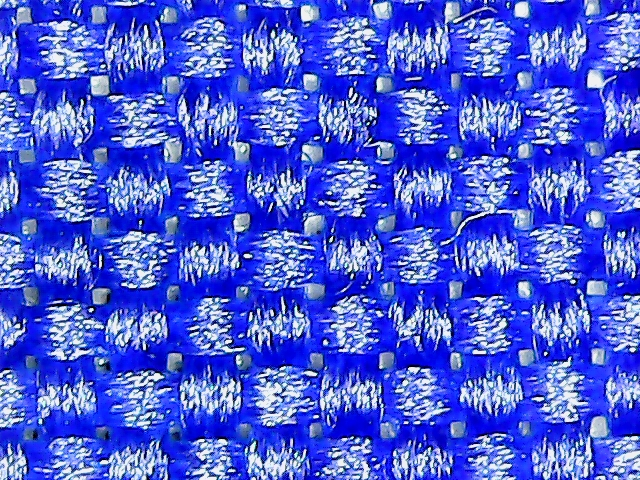
#> input picture 1600/1.jpg, 640 x 480 px
$ python wt_test.py
#> lines starting #> are read from the running program, lines starting #| are printed output that depends on the picture

import cv2
import numpy as np
from numpy import *
from pywt import dwt2, idwt2
import pywt
import matplotlib.pyplot as plt


# [34 lines of commented-out code are left out]

def wt_change():
    img = cv2.imread('./1600/1.jpg')

    # 对img进行haar小波变换：
    cA, (cH, cV, cD) = dwt2(img, 'haar')

    # 小波变换之后，低频分量对应的图像：
    cv2.imwrite('lena.png', np.uint8(cA / np.max(cA) * 255))
    # 小波变换之后，水平方向高频分量对应的图像：
    cv2.imwrite('lena_h.png', np.uint8(cH / np.max(cH) * 255))
    # 小波变换之后，垂直平方向高频分量对应的图像：
    cv2.imwrite('lena_v.png', np.uint8(cV / np.max(cV) * 255))
    # 小波变换之后，对角线方向高频分量对应的图像：
    cv2.imwrite('lena_d.png', np.uint8(cD / np.max(cD) * 255))

    # 根据小波系数重构回去的图像
    rimg = idwt2((cA, (cH, cV, cD)), 'haar')

def test_2():
    img = cv2.imread('./1600/1.jpg')
#> img is the input picture: shape (480, 640, 3); mean B, G, R 213.8, 91.8, 75.2
    img = cv2.resize(img, (448, 448))
#> img: shape (448, 448, 3)
    # 将多通道图像变为单通道图像
    img = cv2.cvtColor(img, cv2.COLOR_BGR2GRAY).astype(np.float32)
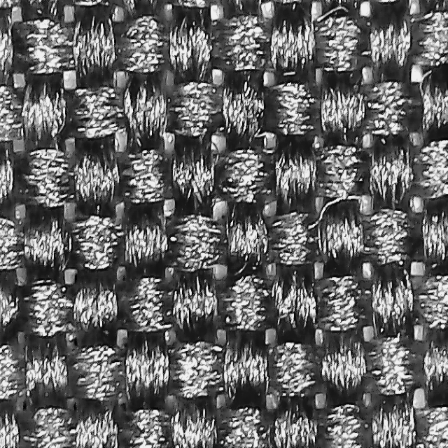
#> img: shape (448, 448) float32; min 1, max 241, mean 100.6

    plt.figure('二维小波一级变换')
    coeffs = pywt.dwt2(img, 'haar')
    cA, (cH, cV, cD) = coeffs
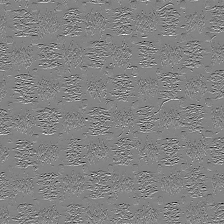
#> cH: shape (224, 224) float32; min -219, max 206.5, mean 0; drawn with min black and max white
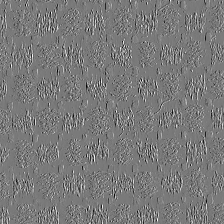
#> cV: shape (224, 224) float32; min -211.5, max 230, mean 0; drawn with min black and max white
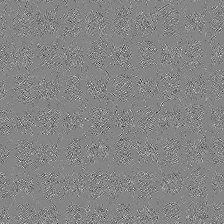
#> cD: shape (224, 224) float32; min -112.5, max 102, mean 0; drawn with min black and max white

    # 将各个子图进行拼接，最后得到一张图
    AH = np.concatenate([cA, cH], axis=1)
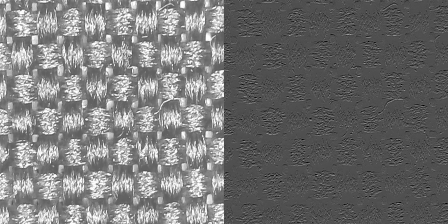
#> AH: shape (224, 448) float32; min -219, max 480.5, mean 100.6; drawn with min black and max white
    VD = np.concatenate([cV, cD], axis=1)
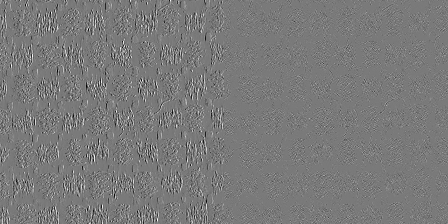
#> VD: shape (224, 448) float32; min -211.5, max 230, mean 0; drawn with min black and max white
    img = np.concatenate([AH, VD], axis=0)
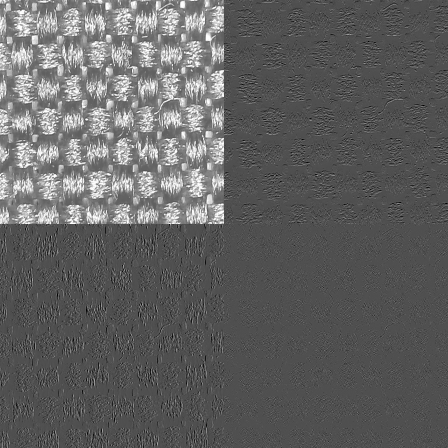
#> img: shape (448, 448) float32; min -219, max 480.5, mean 50.3; drawn with min black and max white

    # 显示为灰度图
    plt.imshow(img, 'gray')
    plt.title('result')
    plt.show()

if __name__ == '__main__':
    test_2()

$ run again, with 1600/2.jpg copied over 1600/1.jpg
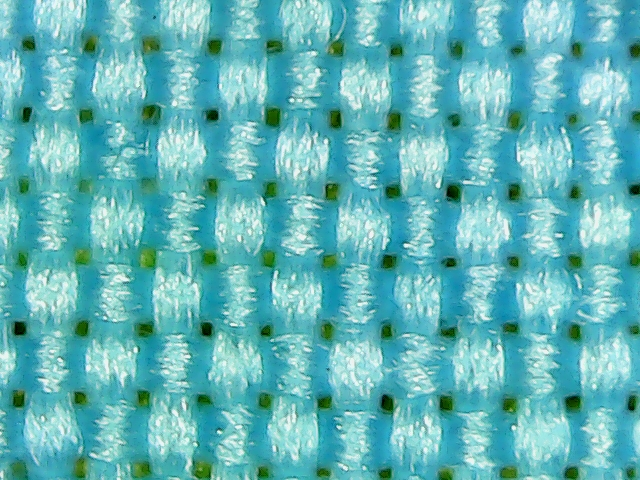
#> input picture 1600/2.jpg, 640 x 480 px
#> in test_2, img is the input picture: shape (480, 640, 3); mean B, G, R 183.9, 180.4, 97.4
#> in test_2, `VD = np.concatenate([cV, cD], axis=1)`:
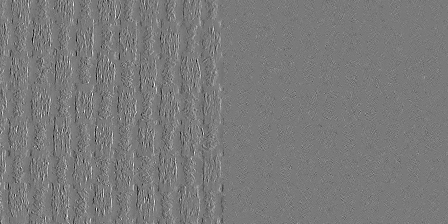
#> VD: shape (224, 448) float32; min -89, max 96.5, mean 0; drawn with min black and max white
#> in test_2, `img = np.concatenate([AH, VD], axis=0)`:
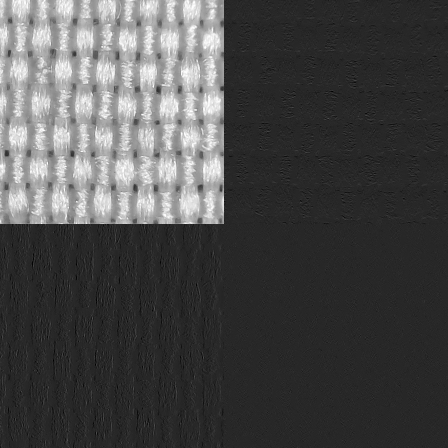
#> img: shape (448, 448) float32; min -89, max 480, mean 78; drawn with min black and max white

$ run again, with 1600/3.jpg copied over 1600/1.jpg
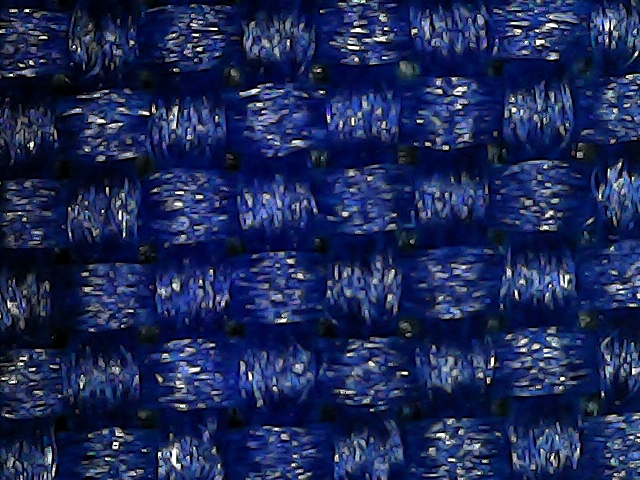
#> input picture 1600/3.jpg, 640 x 480 px
#> in test_2, img is the input picture: shape (480, 640, 3); mean B, G, R 85.4, 40.2, 28.4
#> in test_2, `VD = np.concatenate([cV, cD], axis=1)`:
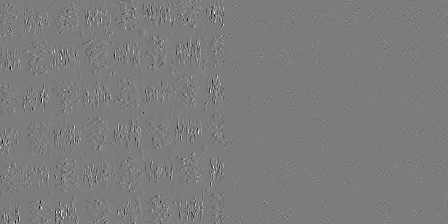
#> VD: shape (224, 448) float32; min -193.5, max 201.5, mean -0.1; drawn with min black and max white
#> in test_2, `img = np.concatenate([AH, VD], axis=0)`:
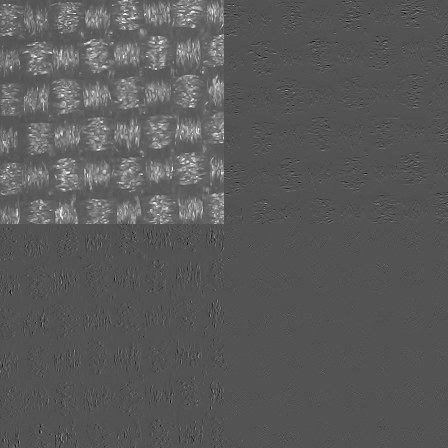
#> img: shape (448, 448) float32; min -244.5, max 503.5, mean 20.8; drawn with min black and max white
